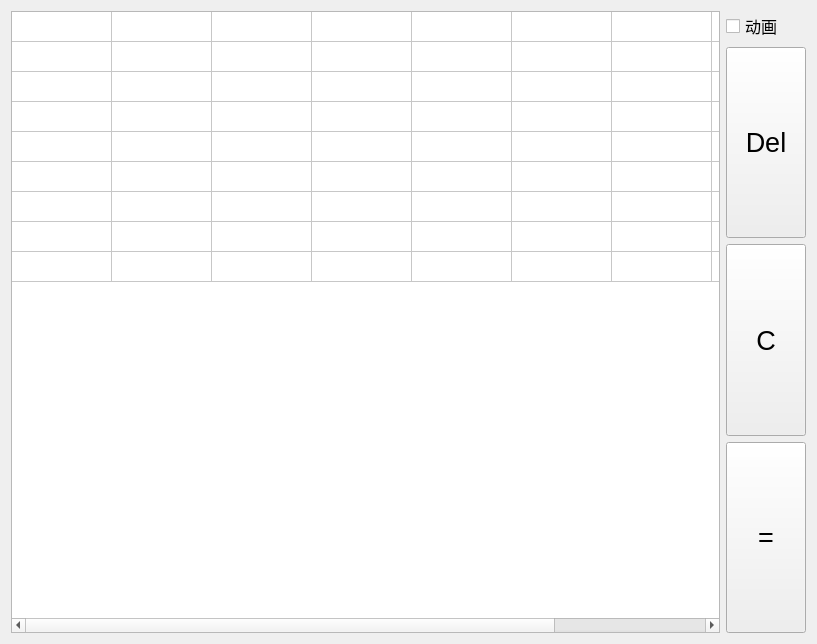
<?xml version="1.0" encoding="UTF-8"?>
<ui version="4.0">
 <class>MiniSudoCalcClass</class>
 <widget class="QWidget" name="MiniSudoCalcClass">
  <property name="geometry">
   <rect>
    <x>0</x>
    <y>0</y>
    <width>817</width>
    <height>644</height>
   </rect>
  </property>
  <property name="windowTitle">
   <string>MiniSudoCalc</string>
  </property>
  <layout class="QGridLayout" name="gridLayout">
   <item row="0" column="0">
    <layout class="QHBoxLayout" name="horizontalLayout">
     <item>
      <widget class="QTableWidget" name="pSudoWnd">
       <property name="font">
        <font>
         <pointsize>16</pointsize>
        </font>
       </property>
       <property name="selectionMode">
        <enum>QAbstractItemView::SingleSelection</enum>
       </property>
       <attribute name="horizontalHeaderVisible">
        <bool>false</bool>
       </attribute>
       <attribute name="horizontalHeaderCascadingSectionResizes">
        <bool>false</bool>
       </attribute>
       <attribute name="verticalHeaderVisible">
        <bool>false</bool>
       </attribute>
       <row>
        <property name="text">
         <string>新建行</string>
        </property>
       </row>
       <row>
        <property name="text">
         <string>新建行</string>
        </property>
       </row>
       <row>
        <property name="text">
         <string>新建行</string>
        </property>
       </row>
       <row>
        <property name="text">
         <string>新建行</string>
        </property>
       </row>
       <row>
        <property name="text">
         <string>新建行</string>
        </property>
       </row>
       <row>
        <property name="text">
         <string>新建行</string>
        </property>
       </row>
       <row>
        <property name="text">
         <string>新建行</string>
        </property>
       </row>
       <row>
        <property name="text">
         <string>新建行</string>
        </property>
       </row>
       <row>
        <property name="text">
         <string>新建行</string>
        </property>
       </row>
       <column>
        <property name="text">
         <string>新建列</string>
        </property>
        <property name="textAlignment">
         <set>AlignCenter</set>
        </property>
       </column>
       <column>
        <property name="text">
         <string>新建列</string>
        </property>
       </column>
       <column>
        <property name="text">
         <string>新建列</string>
        </property>
       </column>
       <column>
        <property name="text">
         <string>新建列</string>
        </property>
       </column>
       <column>
        <property name="text">
         <string>新建列</string>
        </property>
       </column>
       <column>
        <property name="text">
         <string>新建列</string>
        </property>
       </column>
       <column>
        <property name="text">
         <string>新建列</string>
        </property>
       </column>
       <column>
        <property name="text">
         <string>新建列</string>
        </property>
       </column>
       <column>
        <property name="text">
         <string>新建列</string>
        </property>
       </column>
      </widget>
     </item>
    </layout>
   </item>
   <item row="0" column="1">
    <layout class="QVBoxLayout" name="verticalLayout">
     <item>
      <widget class="QCheckBox" name="checkBox">
       <property name="font">
        <font>
         <family>Arial</family>
         <pointsize>12</pointsize>
        </font>
       </property>
       <property name="text">
        <string>动画</string>
       </property>
      </widget>
     </item>
     <item>
      <widget class="QPushButton" name="pClear">
       <property name="sizePolicy">
        <sizepolicy hsizetype="Fixed" vsizetype="Preferred">
         <horstretch>0</horstretch>
         <verstretch>0</verstretch>
        </sizepolicy>
       </property>
       <property name="maximumSize">
        <size>
         <width>80</width>
         <height>16777215</height>
        </size>
       </property>
       <property name="font">
        <font>
         <family>Arial</family>
         <pointsize>20</pointsize>
        </font>
       </property>
       <property name="styleSheet">
        <string notr="true"/>
       </property>
       <property name="text">
        <string>Del</string>
       </property>
      </widget>
     </item>
     <item>
      <widget class="QPushButton" name="pDel">
       <property name="sizePolicy">
        <sizepolicy hsizetype="Minimum" vsizetype="Preferred">
         <horstretch>0</horstretch>
         <verstretch>0</verstretch>
        </sizepolicy>
       </property>
       <property name="maximumSize">
        <size>
         <width>80</width>
         <height>16777215</height>
        </size>
       </property>
       <property name="font">
        <font>
         <family>Arial</family>
         <pointsize>20</pointsize>
        </font>
       </property>
       <property name="text">
        <string>C</string>
       </property>
      </widget>
     </item>
     <item>
      <widget class="QPushButton" name="pStart">
       <property name="sizePolicy">
        <sizepolicy hsizetype="Fixed" vsizetype="Preferred">
         <horstretch>0</horstretch>
         <verstretch>0</verstretch>
        </sizepolicy>
       </property>
       <property name="maximumSize">
        <size>
         <width>80</width>
         <height>16777215</height>
        </size>
       </property>
       <property name="font">
        <font>
         <family>Arial</family>
         <pointsize>20</pointsize>
        </font>
       </property>
       <property name="text">
        <string>=</string>
       </property>
      </widget>
     </item>
    </layout>
   </item>
  </layout>
 </widget>
 <layoutdefault spacing="6" margin="11"/>
 <resources>
  <include location="MiniSudoCalc.qrc"/>
 </resources>
 <connections/>
</ui>
